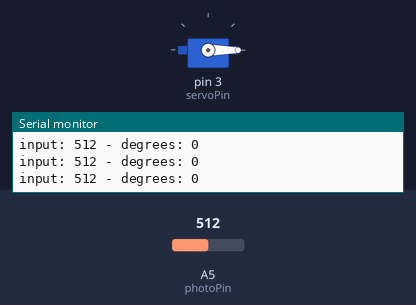
This program was run on a simulated Arduino Uno, built with avr-gcc and run on an emulated ATmega328P. On the bench: servo, the last lines printed to the serial monitor. Inputs (shaded band) come from the test bench; at power-on: A5 (photoPin) = 512.

Above: at 1.2 s.
1.3 s: A5 (photoPin) set to 170
At 2.9 s:
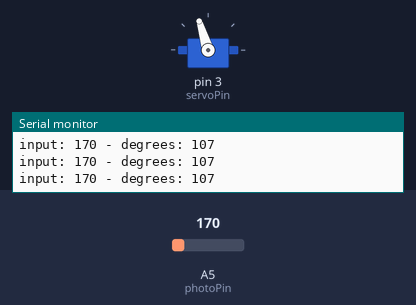
3.2 s: A5 (photoPin) set to 0
At 4.1 s:
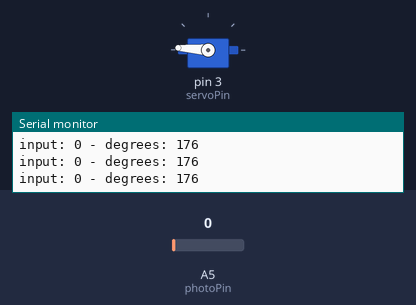
5.0 s: A5 (photoPin) set to 190
At 6.2 s:
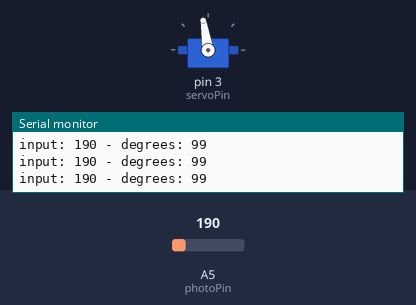
6.9 s: A5 (photoPin) set to 984
At 7.09 s:
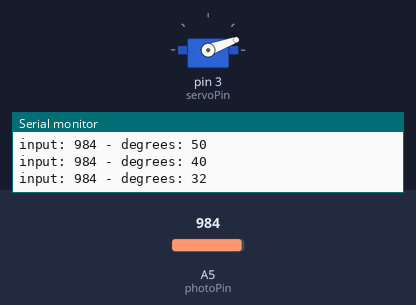
8.7 s: A5 (photoPin) set to 1014
Timing chart, 0 to 11.2 s (numbered marks = the images above; inputs shaded):
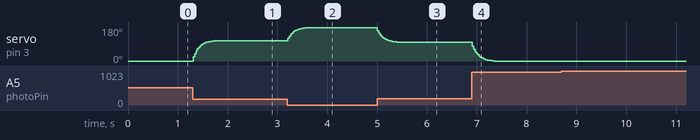

The program:

main.cpp
```cpp
#include <Arduino.h>
#include <Servo.h>

// Controlling a servo with a photoresistor

// Topics
// - constrain
// - smoothing signals
// - float

// Challenges
// - adapt for two servos and photoresistors

const int servoPin = 3; // pwm pin
Servo servo;

const int photoPin = A5;

int prevDegrees = 0;
float smoothing = 0.8;

void setup() {
  servo.attach(servoPin);
  pinMode(photoPin, INPUT);

  Serial.begin(9600);
}

void loop() {
  const int inValue = analogRead(photoPin);

  const int inMin = 50;
  const int inMax = 360;

  const int degreesMin = 180;
  const int degreesMax = 0;

  const int inConstrained = constrain(inValue, inMin, inMax);
  const int mappedDegrees = map(inConstrained, inMin, inMax, degreesMin, degreesMax);

  // white board through this maths
  const int degrees = (smoothing * prevDegrees) + ((1 - smoothing) * mappedDegrees);

  servo.write(degrees);

  prevDegrees = degrees;


  Serial.print("input: ");
  Serial.print(inValue);

  Serial.print(" - ");

  Serial.print("degrees: ");
  Serial.print(degrees);

  Serial.println("");

  // challenge, control the amount of smoothing using a potentiometer
}
```

Measured:
- after the input at 1.3 s, servo on pin 3 (servoPin): moves from 0° to 107° over 0.44 s, starting at once
- after the input at 3.2 s, servo on pin 3 (servoPin): moves from 107° to 176° over 0.36 s, starting at once
- after the input at 5.0 s, servo on pin 3 (servoPin): moves from 176° to 99° over 0.42 s, starting at once
- after the input at 6.9 s, servo on pin 3 (servoPin): moves from 99° to 0° over 0.43 s, starting at once
